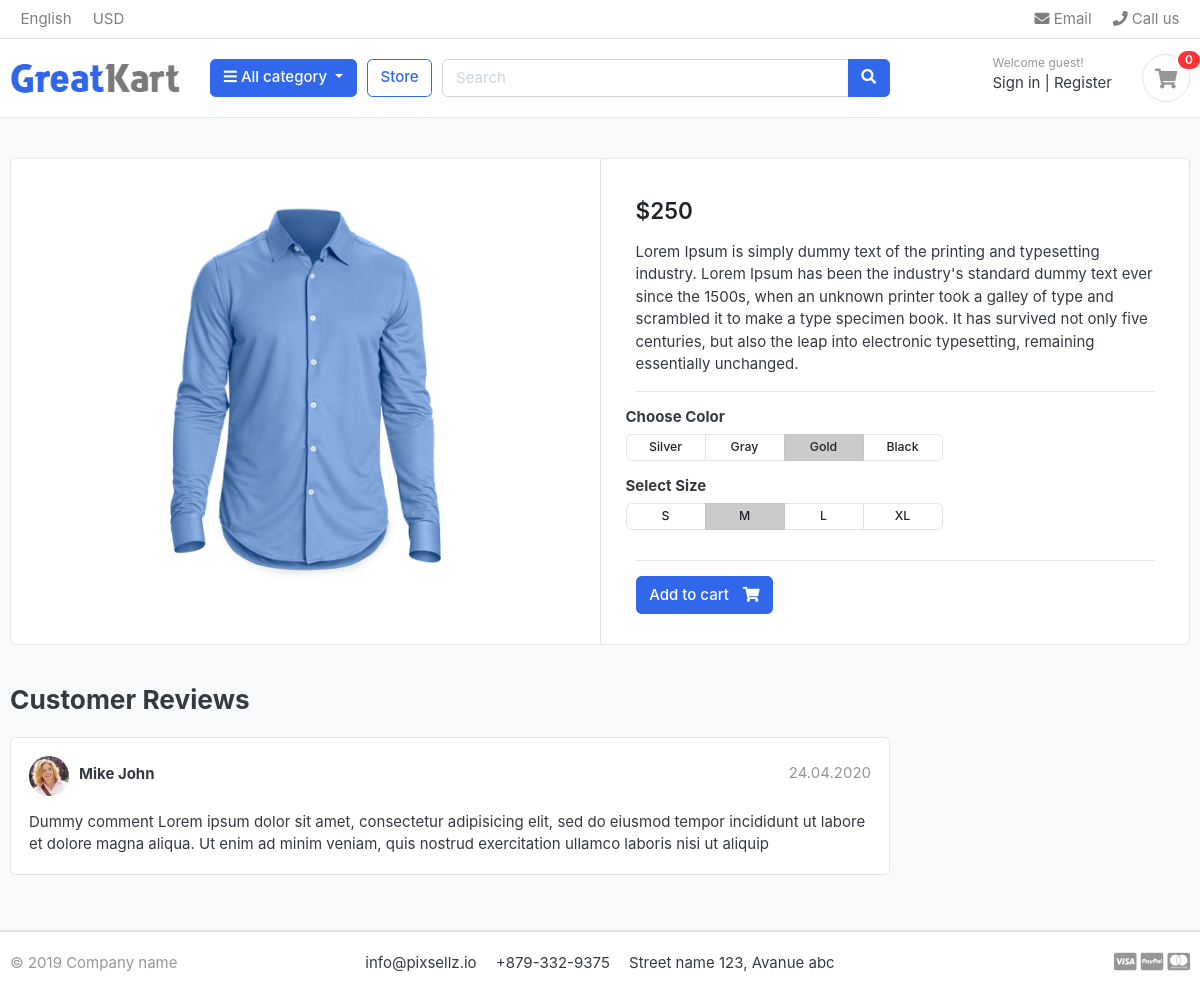
/store/shirts/blue-shirts/, run on the app's committed database.
### store/models.py (models this page shows, shortened)
class Product(models.Model):
    product_name = models.CharField(max_length=255, unique=True)
    slug = models.SlugField(max_length=255, unique=True)
    description = models.TextField(blank=True)
    price = models.IntegerField()
    images = models.ImageField(upload_to='photos/products')
    stock = models.IntegerField()
    is_available = models.BooleanField(default=True)
    category = models.ForeignKey(Category, on_delete=models.CASCADE)
    created_date = models.DateField(auto_now_add=True)
    updated_date = models.DateField(auto_now=True)

### store/views.py (the view)
def product_detail(request, category_slug, product_slug):
    try:
        single_product = Product.objects.get(
            category__slug=category_slug, slug=product_slug)
    except Exception as e:
        return e
    context = {
        'single_product': single_product,
    }
    return render(request, 'store/product_detail.html', context)

### category/context_processors.py (called while the page is built)
def menu_links(request):
    links = Category.objects.all()
    return {
        'links': links,
    }

### category/models.py (called while the page is built)
    def get_url(self):
        return reverse('products_by_category', args=[self.slug])

### templates/store/product_detail.html (shortened to what this page needs)
{% extends "base.html" %}
{% load static %}
{% block  content %}
    <section class="section-content padding-y bg">
        <div class="container">
            <div class="card">
                <div class="row no-gutters">
                    <aside class="col-md-6">
                        <article class="gallery-wrap">
                            <div class="img-big-wrap">
                                <a href="#">
                                    <img src="{{ single_product.images.url }}">
                                </a>
                            </div>
                            </article>
                        </aside>
                        <main class="col-md-6 border-left">
                            <article class="content-body">
                                <div class="mb-3">
                                    <var class="price h4">${{ single_product.price }}</var>
                                </div>
                                <p>
                                    {{ single_product.description }}
                                </p>
                                <hr>
                                <div class="row">
                                    <div class="item-option-select">
                                        <h6>Choose Color</h6>
                                        <div class="btn-group btn-group-sm btn-group-toggle" data-toggle="buttons">
                                            <label class="btn btn-light">
                                                Silver
                                            </label>
                                            <label class="btn btn-light">
                                                Gray
                                            </label>
                                            <label class="btn btn-light active">
                                                Gold
                                            </label>
                                            <label class="btn btn-light">
                                                Black
                                            </label>
                                        </div>
                                    </div>
                                </div>
                                <div class="row">
                                    <div class="item-option-select">
                                        <h6>Select Size</h6>
                                        <div class="btn-group btn-group-sm btn-group-toggle" data-toggle="buttons">
                                            <label class="btn btn-light">
                                                S
                                            </label>
                                            <label class="btn btn-light active">
                                                M
                                            </label>
                                            <label class="btn btn-light">
                                                L
                                            </label>
                                            <label class="btn btn-light">
                                                XL
                                            </label>
                                        </div>
                                    </div>
                                </div>
                                <hr>
                                {% if single_product.stock <= 0 %}
                                    <h5 class="text-danger">Out of Stock</h5>
                                {% else %}
                                    <a href="{% url 'add_cart' single_product.id  %}"
                                       class="btn  btn-primary"> <span class="text">Add to cart</span> <i class="fas fa-shopping-cart"></i>  </a>
                                {% endif %}
                                </article>
                            </main>
                        </div>
                    </div>
                    <br>
                    <div class="row">
                        <div class="col-md-9">
                            <header class="section-heading">
                                <h3>Customer Reviews</h3>
                            </header>
                            <article class="box mb-3">
                                <div class="icontext w-100">
                                    <img src="{% static 'images/avatars/avatar1.jpg' %}"
                                         class="img-xs icon rounded-circle">
                                    <div class="text">
                                        <span class="date text-muted float-md-right">24.04.2020</span>
                                        <h6 class="mb-1">Mike John</h6>
                                    </div>
                                </div>
                                <div class="mt-3">
                                    <p>
                                        Dummy comment Lorem ipsum dolor sit amet, consectetur adipisicing elit, sed do eiusmod
                                        tempor incididunt ut labore et dolore magna aliqua. Ut enim ad minim veniam,
                                        quis nostrud exercitation ullamco laboris nisi ut aliquip
                                    </p>
                                </div>
                            </article>
                        </div>
                    </div>
                </div>
            </section>
        {% endblock %}

### static/css/ui.css (style rules this page uses)
html { font-family: "Inter", sans-serif; font-size: 15px; }
.content-body { flex: 1 1 auto; padding: 2rem 2.3rem; }
.img-xs, .img-sm, .img-md, .img-lg { -o-object-fit: cover; object-fit: cover; flex-shrink: 0; flex-grow: 0; }
.img-xs { width: 40px; height: 40px; }
.padding-y { padding-top: 40px; padding-bottom: 40px; }
var { font-style: normal; }
article:after, .form-group:after { display: block; clear: both; content: ""; }
.bg { background-color: #f8f9fa; }
.section-heading { margin-bottom: 20px; margin-top: 15px; }
p:last-child { margin-bottom: 0; }
.btn-light { background-color: #fff; border-color: #e4e4e4; }
.btn .text + i { margin-left: 10px; }
.icontext { display: inline-flex; align-items: center; vertical-align: middle; }
.icontext .text { width: 100%; line-height: 1.2; }
.icontext .icon { position: relative; margin-right: 10px; flex-shrink: 0; flex-grow: 0; }
.price { font-weight: 600; color: #212529; }
.box { padding: 18px; background: #fff; border-radius: 0.37rem; border: 1px solid #e4e4e4; }
.box img { max-width: 100%; }
.gallery-wrap .img-big-wrap { margin-bottom: 10px; border-radius: 0.37rem; overflow: hidden; background-color: #fff; }
.gallery-wrap .img-big-wrap a { text-align: center; display: block; }
.gallery-wrap .img-big-wrap img { height: 450px; width: auto; display: inline-block; }
.item-option-select { margin-bottom: 1rem; display: inline-block; margin-right: 15px; }
.item-option-select .btn { min-width: 80px; }

### data on the page
Product: images (picture), price "250", description "Lorem Ipsum is simply dummy text of the printing and typesetting industry. Lorem Ipsum has been the industry's standard dummy text ever since the 1500s, when an unknown printer took a galley of type and scrambled it to make a type specimen book. It has survived not only five centuries, but also the leap into electronic typesetting, remaining essentially unchanged."
